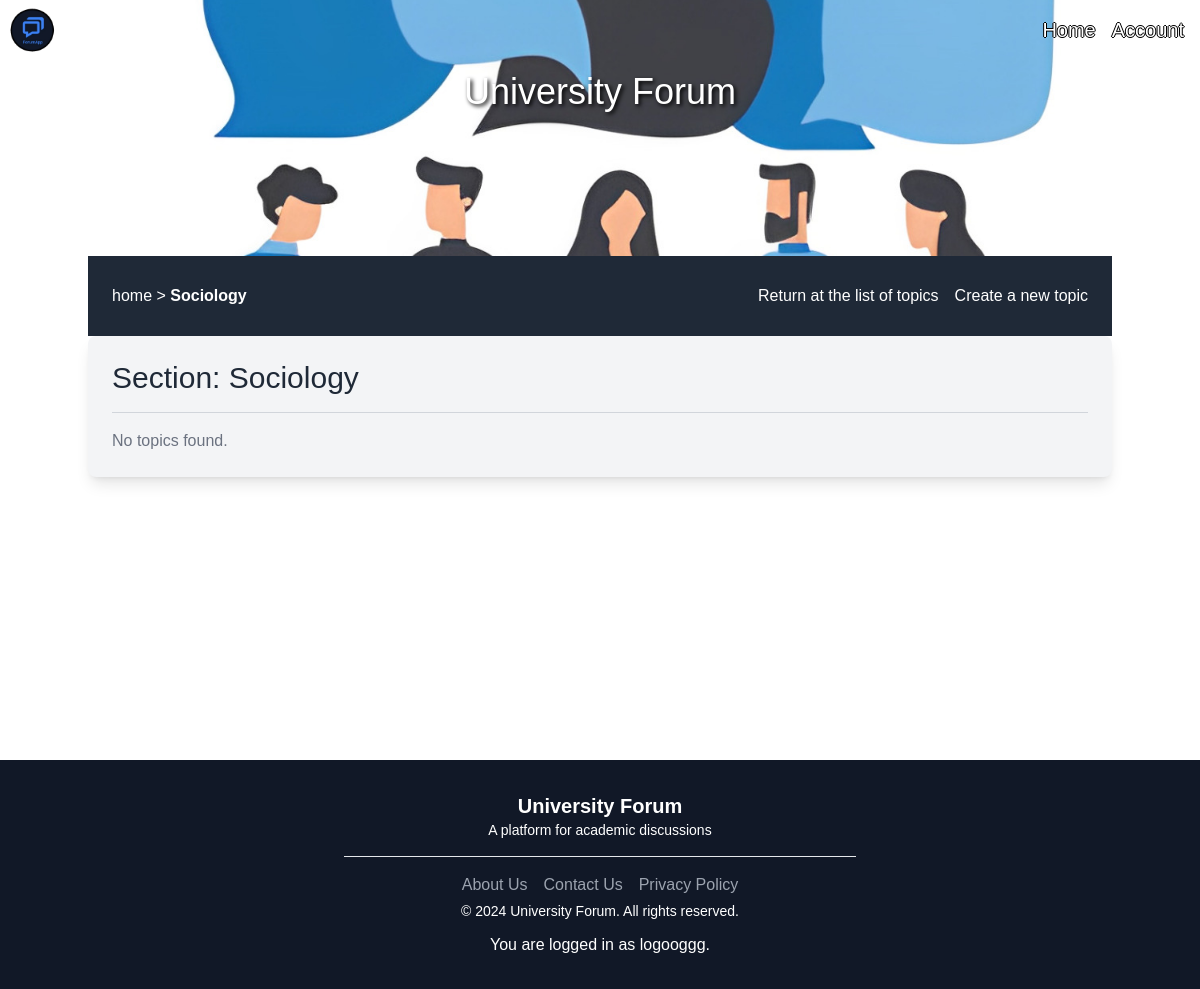
Before: /section/SOCIOLOGY/ (signed in) with the older database file.
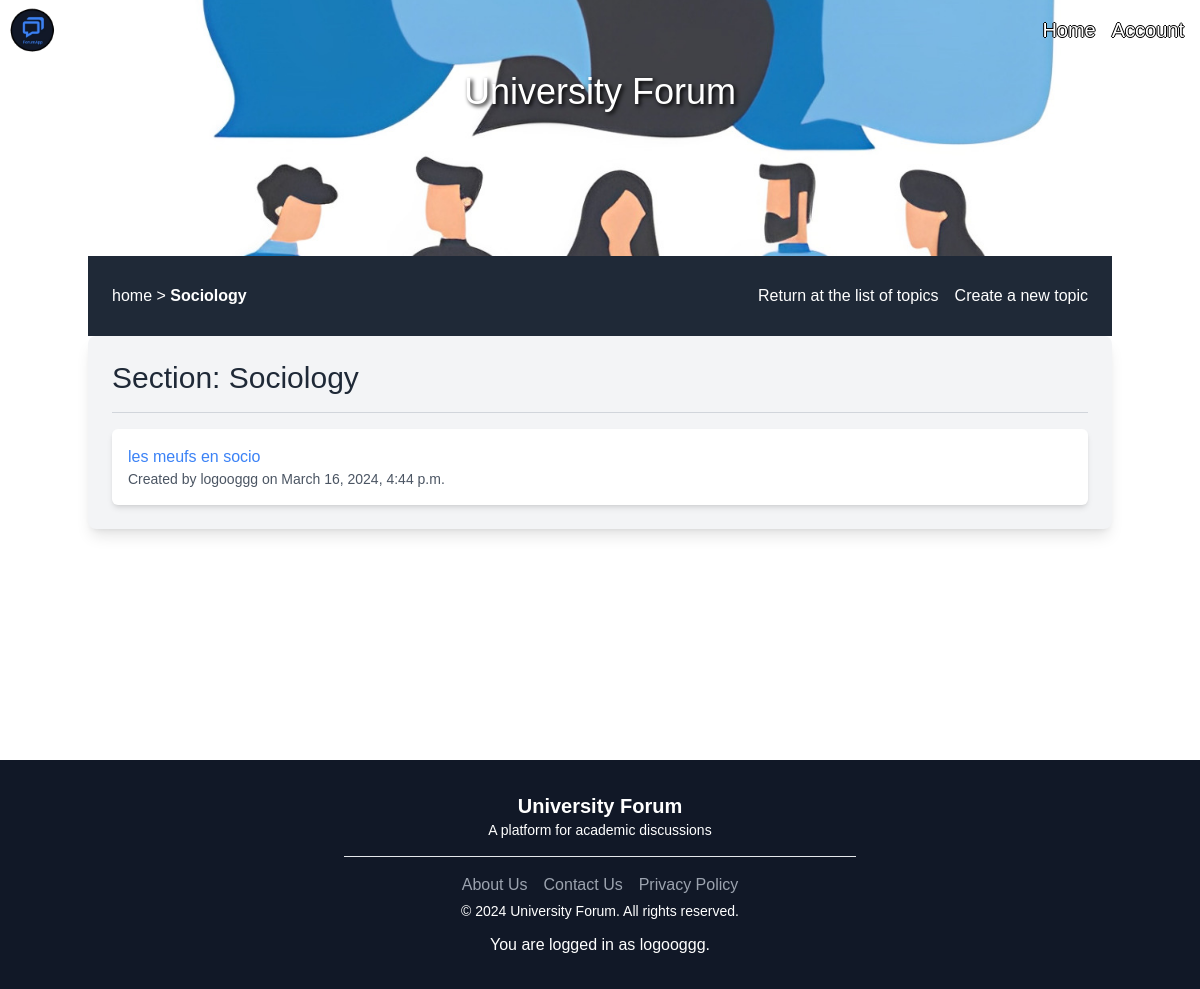
After: the same page with the newer database file.
### forum/models.py (models this page shows, shortened)
class Topic(models.Model):
    IT= 'IT section'
    MATH = 'MATH section'
    PHYS = 'PHYS section'
    MEDICINE = 'Medicine section'
    SOCIOLOGY = 'Sociology section'
    DIVER = 'miscellaneous Topics'
    SECTION_CHOICES = [
        (IT, 'IT section'),
        (MATH, 'MATH section'),
        (PHYS, 'PHYS section'),
        (MEDICINE, 'Medicine section'),
        (SOCIOLOGY, 'Sociology section'),
        (DIVER, 'miscellaneous Topics'),
    ]
    section = models.CharField(max_length=30, choices=SECTION_CHOICES, verbose_name='Section', default='None')
    title = models.CharField(max_length=255)
    description = models.TextField()
    created_at = models.DateTimeField(auto_now_add=True)
    author = models.ForeignKey(settings.AUTH_USER_MODEL, on_delete=models.CASCADE)
    slug = models.SlugField(max_length=255, unique=True)

### authentication/models.py (models this page shows)
class User(AbstractUser):
    PROFESSOR = 'professor'
    STUDENT = 'student'
    IT = 'IT license'
    MATH = 'MATH license'
    PHYS = 'PHYS license'
    Medecine = 'Medecine'
    Sociology = 'Sociology license'
    ROLE_CHOICES = [
        (PROFESSOR, 'Professor'),
        (STUDENT, 'Student'),
    ]
    STUDIES_CHOICES = [
        (IT, 'IT license'),
        (MATH, 'MATH license'),
        (PHYS, 'PHYS license'),
        (Medecine, 'Medecine'),
        (Sociology, 'Sociology license'),
    ]
    profile_picture = models.ImageField(verbose_name='profile_picture', blank=True, null=True)
    role = models.CharField(max_length=30, choices=ROLE_CHOICES, verbose_name='Rôle')
    studies = models.CharField(max_length=30, choices=STUDIES_CHOICES, verbose_name='Studies', default='')

### forum/views.py (the view)
# urls.py: path('section/SOCIOLOGY/', forum.views.SOCIOLOGY, name='SOCIOLOGY-section'),
@login_required
def SOCIOLOGY(request):
    topics = Topic.objects.filter(section='Sociology section')
    return render(request, 'forum/SOCIOLOGY-section.html', {'topics': topics, 'section': 'Sociology'})

### forum/templates/forum/SOCIOLOGY-section.html (shortened to what this page needs)
{% extends "base.html" %}
{% load static %}
{% load tailwind_tags %}
{% block content %}
<main class="container mx-auto flex align-center flex-col h-full justify-center">
    <div class="container mx-auto flex flex-col h-full">
        <div class="bg-img-first_section h-64 flex items-center flex-col justify-start">
            <h1 id="UF" class="text-4xl text-center text-white">University Forum</h1>
        </div>
        <div class="whereAreYou w-full bg-gray-800 h-20 flex items-center justify-between px-6">
            <p class="text-white hover:text-gray-200">
                <a href="/home" class="hover:text-gray-200 hover:underline">home</a> &gt;
                <a href="/section/SOCIOLOGY" class="font-bold hover:text-gray-200">{{ section }}</a>
            </p>
            <div class="hidden md:flex items-center">
                <a href="{% url 'home' %}" class="text-white hover:text-gray-200 mr-4">Return at the list of topics</a>
                <a href="{% url 'create-ftopic' %}" class="text-white hover:text-gray-200">Create a new topic</a>
            </div>
        </div>
        <div class="div-SOCIOLOGIE-section bg-gray-100 rounded-lg shadow-lg p-6">
            <h2 class="text-3xl text-gray-800 mb-4">Section: {{ section }}</h2>
            <hr class="border-gray-300 mb-4">
            {% if topics %}
            <ul class="space-y-4">
                {% for topic in topics %}
                <li class="bg-white rounded-md shadow-md p-4">
                    <a href="{% url 'topic-detail' slug=topic.slug %}"
                        class="text-blue-500 font-medium hover:underline">{{ topic.title }}</a>
                    <p class="text-gray-600 text-sm">Created by {{ topic.author.username }} on {{ topic.created_at }}
                    </p>
                </li>
                {% endfor %}
            </ul>
            {% else %}
            <p class="text-gray-500">No topics found.</p>
            {% endif %}
        </div>
    </div>
</main>
{% endblock %}

Changed rows visible on the page:
added Topic: title "les meufs en socio", author.username "logooggg", created_at "March 16, 2024, 4:44 p.m."
Other visible differences:
text no longer shown: "No topics found."
